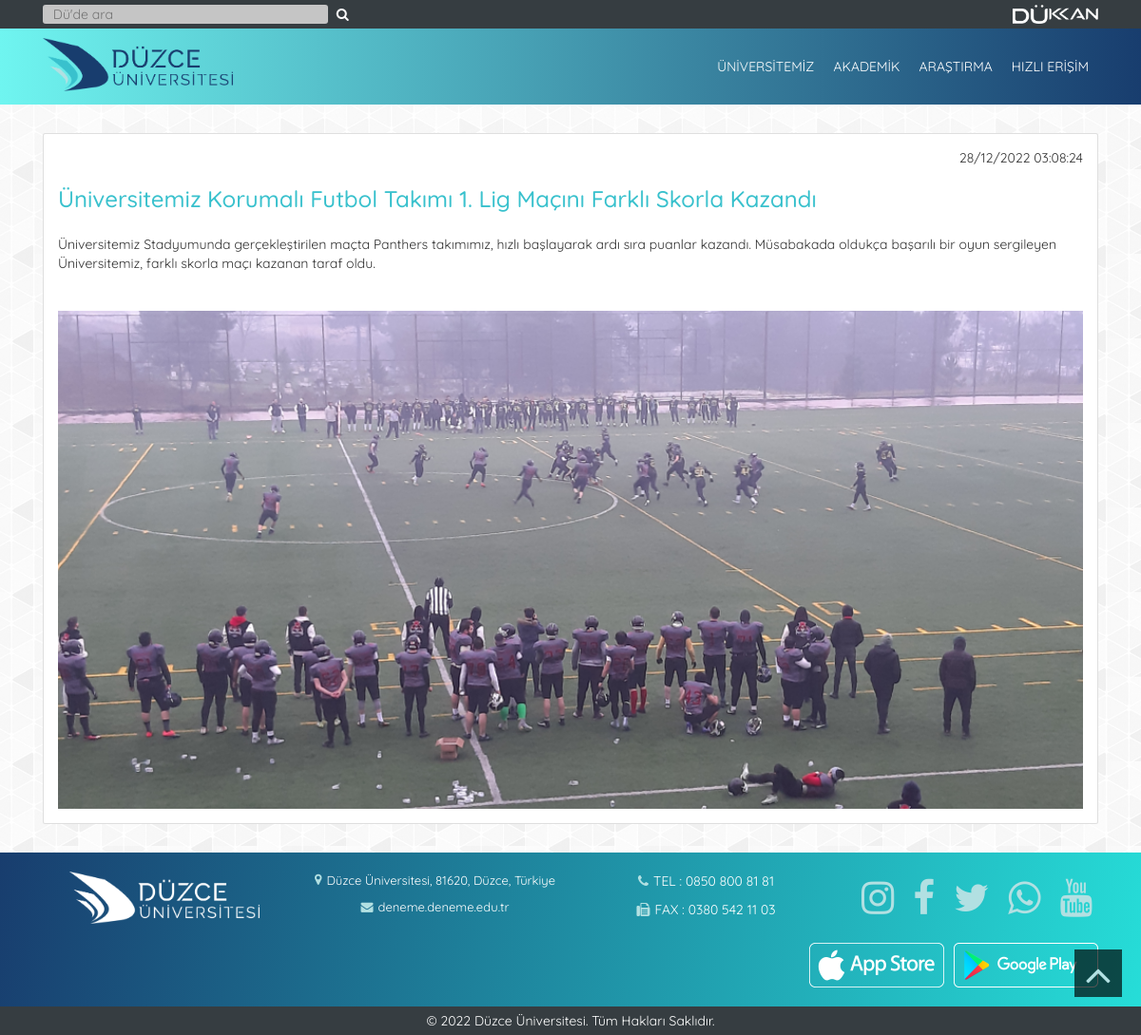
/haberler/haber/113, run on the app's committed database.
### tables this page shows
CREATE TABLE IF NOT EXISTS `haberler` (
  `id` int(11) NOT NULL AUTO_INCREMENT,
  `haberBaslik` varchar(255) NOT NULL,
  `haberIcerik` text NOT NULL,
  `haberGorsel` varchar(255) NOT NULL,
  `haberTarih` varchar(255) NOT NULL,
  PRIMARY KEY (`id`)
);

### application/helpers/layout_helper.php (called while the page is built, shortened)
<?php
function load_view($view, $data = NULL)
{
    $ci = get_instance();
    $ci->load->view("layout/header", $data);
    $ci->load->view($view, $data);
}
?>

### application/controllers/Haberler.php (called while the page is built, shortened)
<?php
class Haberler extends CI_Controller {
    public function haber($id)
    {
        $haber = $this->Haberler_Model->get_haber($id);
        $data = [
            "haber" => $haber,
            "title"  => 'Düzce Üniversitesi - Haberler'
        ];
        load_view("HaberDetay_View", $data);
    }
}
?>

### index.php (called while the page is built, shortened)
<?php
require_once BASEPATH.'core/CodeIgniter.php';

### application/models/Haberler_Model.php (called while the page is built, shortened)
<?php
class Haberler_Model extends CI_Model {
    public function get_haber($id)
    {
        return $this->db->select('*')->from('haberler')->where('id', $id)->get()->row();
    }
}
?>

### application/views/HaberDetay_View.php (the view, shortened to what this page needs)
<div class="container">
    <div class="card haberdetay-kapsayici">
        <span class="haberdetay-tarih"><?php echo $haber->haberTarih; ?></span>
        <h3 class="haberdetay-baslik"><?php echo $haber->haberBaslik; ?></h3>
        <p class="haberdetay-aciklama"><?php echo $haber->haberIcerik; ?></p>
        <img class="haberdetay-resim" src="<?php echo base_url() ?>uploads/haberler/<?php echo $haber->haberGorsel; ?>">
    </div>
</div>

### css/custom.css (style rules this page uses)
* { margin:0; padding:0; }
:root { --konseptRenk1 : #183d6e; --konseptRenk2 : #39c1cd; --konseptRenk3 : #b2e0e2; --konseptRenk4 : #0c2e5a; --headerKusakRengi : #363d41; --footerKusakRengi : #363d41; --headerRengi : linear-gradient(270deg, rgba(24,61,110,1) 0%, rgb(111, 245, 240) 100%); --footerRengi : linear-gradient(100deg, rgba(24,61,110,1) 0%, rgba(38,221,216,1) 100%); --hizliErisimAcilirMenuRengi : linear-gradient(359deg, rgba(24,61,110,1) 0%, rgb(1 1 17) 100%); --hamburgerMenuArkaplanRengi : aqua; --seffaflik :rgba(0, 0, 0, 0.67) !important; --navbarLinkHoverArkaplanRengi : #183d6e; --navbarLinkHoverYaziRengi : #fff; --ikonRenkleri : #b2e0e2; --footerYaziRenkleri : #fff; }
body { font-family: 'Quicksand' !important; position: relative; background-image: url("../img/background-pattern.png"); }
.haberdetay-kapsayici { margin-top:30px; margin-bottom:30px; }
.haberdetay-tarih { padding-left:15px; padding-right: 15px; padding-top:15px; display: flex; justify-content: right; }
.haberdetay-baslik { padding-left:15px; padding-right:15px; padding-bottom:15px; color:var(--konseptRenk2); }
.haberdetay-aciklama { padding-left:15px; padding-right:15px; padding-bottom:15px; word-wrap: break-word; white-space: pre-wrap; }
.haberdetay-resim { max-height: 700px; object-fit: contain; padding-top:15px; padding-bottom:15px; padding-left:15px; padding-right:15px; }

### data on the page
haberler: haberTarih "28/12/2022 03:08:24", haberBaslik "Üniversitemiz Korumalı Futbol Takımı 1. Lig Maçını Farklı Skorla Kazandı", haberIcerik "Üniversitemiz Stadyumunda gerçekleştirilen maçta Panthers takımımız, hızlı başlayarak ardı sıra puanlar kazandı. Müsabakada oldukça başarılı bir oyun sergileyen Üniversitemiz, farklı skorla maçı kazanan taraf oldu.", haberGorsel (picture)
